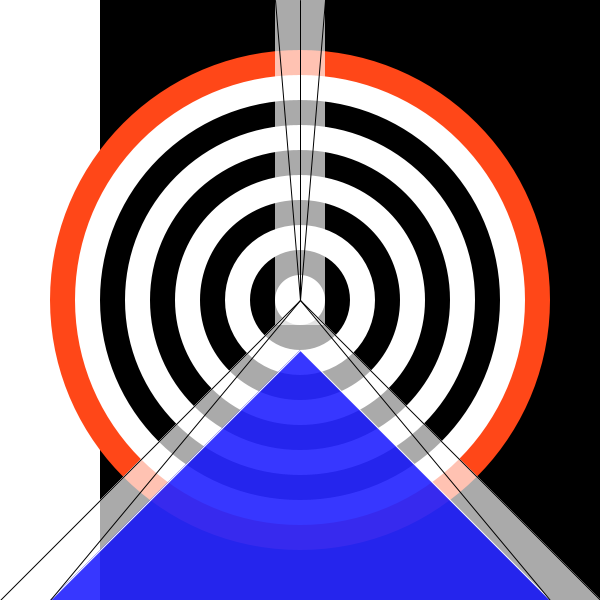
Frame 1 (no input)
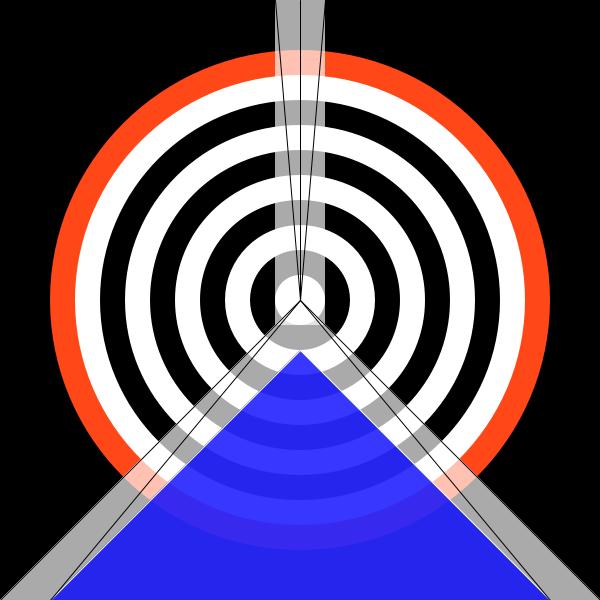
Frame 60 (the mouse pressed at the canvas centre just before this capture)
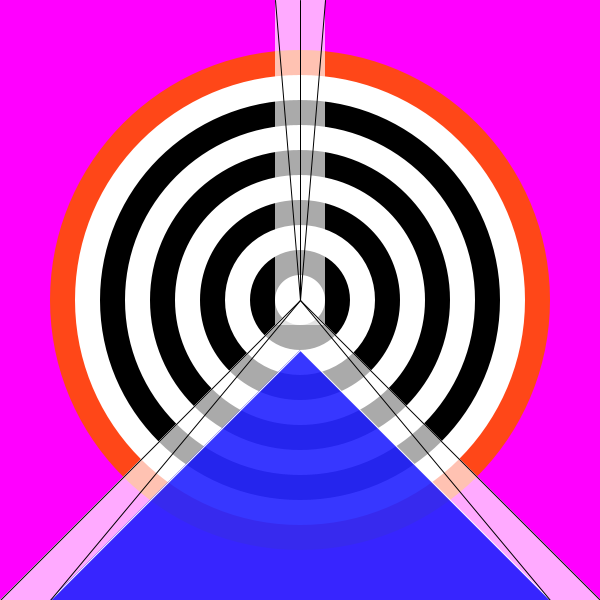
Frame 120 (the mouse held since frame 60 and released just before this capture)

The Processing sketch that drew these frames (run headless with seeded random() and noise(); from frame 60 on, the mouse is pressed at the canvas centre):

// Processing sketch: processing_70143
// ── processing_70143.pde

void setup() {
  
size (600,600);
smooth();
frameRate(30);
}

void draw() {
  
 //backgrond move 
background(255);
fill(mouseX,0,mouseY);
rect(mouseX+100,mouseY,1800,1800);
  

//drawing circles
ellipseMode(CENTER);
noStroke();
fill(255,71,24);
ellipse(300,300,500,500);
fill(255);
ellipse(300,300,450,450);
fill(0);
ellipse(300,300,400,400);
fill(255);
ellipse(300,300,350,350);
fill(0);
ellipse(300,300,300,300);
fill(255);
ellipse(300,300,250,250);
fill(0);
ellipse(300,300,200,200);
fill(255);
ellipse(300,300,150,150);
fill(0);
ellipse(300,300,100,100);
fill(255);
ellipse(300,300,50,50);


//the peace lines
stroke(255);
line(300,0,300,300);
line(300,300,0,600);
line(300,300,600,600);

//triangle
fill(255,255,255,170);
triangle(300,300,0,600,600,600);
fill(0,0,255,200);
triangle(300,350,50,600,550,600);


//rectangle
fill(255,255,255,170);
noStroke();
rectMode(CENTER);
rect(300,0,50,650);

//lines
stroke(0);
line(300,300,0,600);
line(300,300,600,600);
line(300,300,0,660);
line(300,300,550,600);

stroke(0);
line(300,0,300,300);
line(300,300,275,0);
line(300,300,325,0);


}
